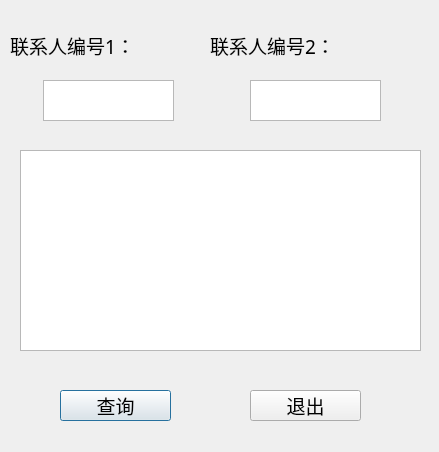
<?xml version="1.0" encoding="UTF-8"?>
<ui version="4.0">
 <class>DialogChaxunLianxi</class>
 <widget class="QDialog" name="DialogChaxunLianxi">
  <property name="geometry">
   <rect>
    <x>0</x>
    <y>0</y>
    <width>439</width>
    <height>452</height>
   </rect>
  </property>
  <property name="windowTitle">
   <string>Dialog</string>
  </property>
  <widget class="QLabel" name="label">
   <property name="geometry">
    <rect>
     <x>10</x>
     <y>30</y>
     <width>131</width>
     <height>31</height>
    </rect>
   </property>
   <property name="font">
    <font>
     <family>黑体</family>
     <pointsize>14</pointsize>
    </font>
   </property>
   <property name="text">
    <string>联系人编号1：</string>
   </property>
  </widget>
  <widget class="QTextEdit" name="textEdit">
   <property name="geometry">
    <rect>
     <x>43</x>
     <y>80</y>
     <width>131</width>
     <height>41</height>
    </rect>
   </property>
  </widget>
  <widget class="QPushButton" name="pushButton">
   <property name="geometry">
    <rect>
     <x>60</x>
     <y>390</y>
     <width>111</width>
     <height>31</height>
    </rect>
   </property>
   <property name="font">
    <font>
     <family>黑体</family>
     <pointsize>14</pointsize>
    </font>
   </property>
   <property name="text">
    <string>查询</string>
   </property>
  </widget>
  <widget class="QLabel" name="label_3">
   <property name="geometry">
    <rect>
     <x>210</x>
     <y>30</y>
     <width>131</width>
     <height>31</height>
    </rect>
   </property>
   <property name="font">
    <font>
     <family>黑体</family>
     <pointsize>14</pointsize>
    </font>
   </property>
   <property name="text">
    <string>联系人编号2：</string>
   </property>
  </widget>
  <widget class="QTextEdit" name="textEdit_2">
   <property name="geometry">
    <rect>
     <x>250</x>
     <y>80</y>
     <width>131</width>
     <height>41</height>
    </rect>
   </property>
  </widget>
  <widget class="QTextEdit" name="textEdit_3">
   <property name="geometry">
    <rect>
     <x>20</x>
     <y>150</y>
     <width>401</width>
     <height>201</height>
    </rect>
   </property>
  </widget>
  <widget class="QPushButton" name="pushButton_quit">
   <property name="geometry">
    <rect>
     <x>250</x>
     <y>390</y>
     <width>111</width>
     <height>31</height>
    </rect>
   </property>
   <property name="font">
    <font>
     <family>黑体</family>
     <pointsize>14</pointsize>
    </font>
   </property>
   <property name="text">
    <string>退出</string>
   </property>
  </widget>
 </widget>
 <resources/>
 <connections>
  <connection>
   <sender>pushButton_quit</sender>
   <signal>clicked()</signal>
   <receiver>DialogChaxunLianxi</receiver>
   <slot>close()</slot>
   <hints>
    <hint type="sourcelabel">
     <x>305</x>
     <y>405</y>
    </hint>
    <hint type="destinationlabel">
     <x>219</x>
     <y>225</y>
    </hint>
   </hints>
  </connection>
 </connections>
</ui>
